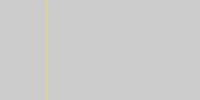
Frame 1 (no input)
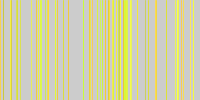
Frame 60 (the mouse pressed at the canvas centre just before this capture)
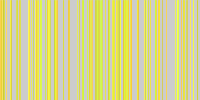
Frame 120 (the mouse held since frame 60 and released just before this capture)

The Processing sketch that drew these frames (run headless with seeded random() and noise(); from frame 60 on, the mouse is pressed at the canvas centre):

// Processing sketch: processing_123899
// ── processing_123899.pde

void setup() {
  size(200,100);
}

void draw() {
  //background(0);
  stroke(random(200,256),random(200,256),random(50,100));
  
  float distance_left = random(200);
  
  line(distance_left,0, distance_left,199);
}
